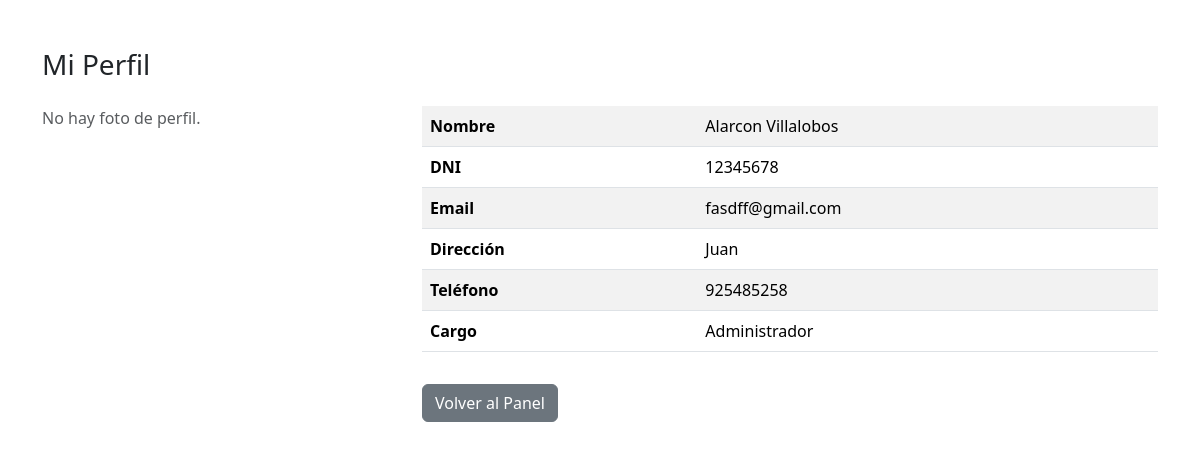
Screenshot of /perfil_profesor.php (signed in) with the database file from the repository.
### tables this page shows
CREATE TABLE `cliente` (
  `idCliente` int(11) NOT NULL,
  `tipoCliente` char(1) NOT NULL COMMENT '1:Natural; 2:Jurídico',
  `tipoIdentificacion` char(20) DEFAULT NULL,
  `numeroDNI` char(8) DEFAULT NULL,
  `apellidosNombres` varchar(100) NOT NULL,
  `direccion` varchar(100) NOT NULL,
  `telefono` char(9) NOT NULL,
  `email` varchar(50) NOT NULL,
  `usuario` varchar(50) DEFAULT NULL,
  `clave` varchar(255) DEFAULT NULL,
  `idCargo` int(11) DEFAULT NULL,
  `foto` varchar(255) DEFAULT NULL
);

CREATE TABLE `cargo` (
  `idCargo` int(11) NOT NULL,
  `Descripcion` varchar(50) NOT NULL
);

### perfil_profesor.php (the view, shortened to what this page needs)
<?php
$pdo = conexionBD();
$id = $_SESSION['idCliente'];
$stmt = $pdo->prepare("
    SELECT c.apellidosNombres, c.numeroDNI, c.email, c.direccion, c.telefono, ca.Descripcion AS cargo, c.foto
    FROM cliente c
    LEFT JOIN cargo ca ON c.idCargo = ca.idCargo
    WHERE c.idCliente = :id
");
$stmt->execute(['id' => $id]);
$perfil = $stmt->fetch();
?>
<!DOCTYPE html>
<html lang="es">
<head>
    <link rel="stylesheet" href="BOOTSTRAP/css/bootstrap.min.css">
</head>
<body>
<div class="container mt-5">
    <h3 class="mb-4">Mi Perfil</h3>
    <div class="row">
        <div class="col-md-4">
            <?php if (!empty($perfil['foto'])): ?>
                <img src="<?php echo htmlspecialchars($perfil['foto']); ?>" alt="Foto de perfil" class="img-thumbnail">
            <?php else: ?>
                <div class="text-muted">No hay foto de perfil.</div>
            <?php endif; ?>
        </div>
        <div class="col-md-8">
            <table class="table table-striped">
                <tr><th>Nombre</th><td><?php echo htmlspecialchars($perfil['apellidosNombres']); ?></td></tr>
                <tr><th>DNI</th><td><?php echo htmlspecialchars($perfil['numeroDNI']); ?></td></tr>
                <tr><th>Email</th><td><?php echo htmlspecialchars($perfil['email']); ?></td></tr>
                <tr><th>Dirección</th><td><?php echo htmlspecialchars($perfil['direccion']); ?></td></tr>
                <tr><th>Teléfono</th><td><?php echo htmlspecialchars($perfil['telefono']); ?></td></tr>
                <tr><th>Cargo</th><td><?php echo htmlspecialchars($perfil['cargo']); ?></td></tr>
            </table>
            <a href="gestionar_cursos.php" class="btn btn-secondary mt-3">Volver al Panel</a>
        </div>
    </div>
</div>
</body>
</html>

### rows the page displays
cliente: apellidosNombres "Alarcon Villalobos", numeroDNI "12345678", email "fasdff@gmail.com", direccion "Juan", telefono "925485258", idCargo.Descripcion "Administrador"
